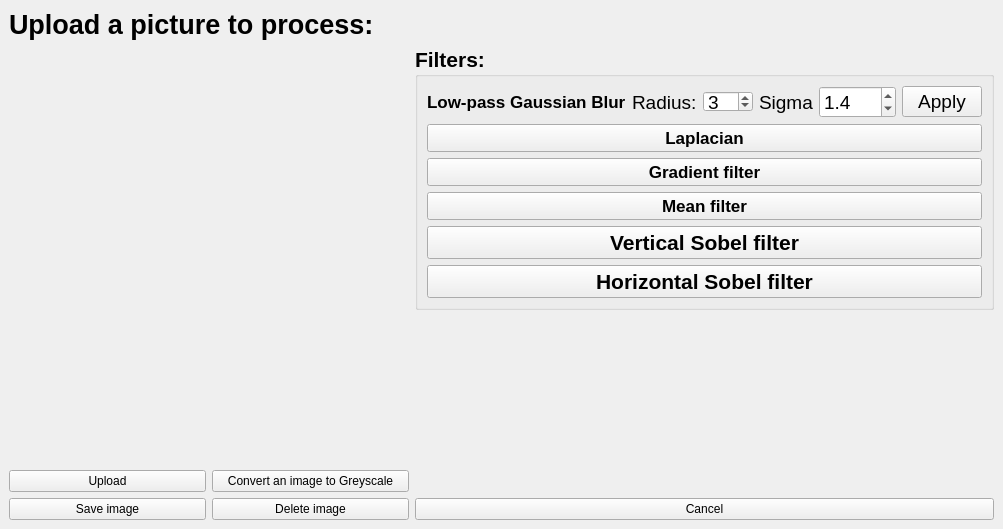
<?xml version="1.0" encoding="UTF-8"?>
<ui version="4.0">
 <class>Image_Processing</class>
 <widget class="QMainWindow" name="Image_Processing">
  <property name="geometry">
   <rect>
    <x>0</x>
    <y>0</y>
    <width>1003</width>
    <height>529</height>
   </rect>
  </property>
  <property name="windowTitle">
   <string>Image_Processing</string>
  </property>
  <widget class="QWidget" name="centralwidget">
   <layout class="QVBoxLayout" name="verticalLayout_2">
    <item>
     <layout class="QGridLayout" name="gridLayout">
      <item row="16" column="0">
       <widget class="QPushButton" name="pushB_Download">
        <property name="text">
         <string>Save image</string>
        </property>
       </widget>
      </item>
      <item row="15" column="1">
       <widget class="QPushButton" name="pushB_convertGS">
        <property name="text">
         <string>Convert an image to Greyscale</string>
        </property>
       </widget>
      </item>
      <item row="16" column="2">
       <widget class="QPushButton" name="pushB_Cancel">
        <property name="text">
         <string>Cancel</string>
        </property>
       </widget>
      </item>
      <item row="16" column="1">
       <widget class="QPushButton" name="pushB_deleteImage">
        <property name="text">
         <string>Delete image</string>
        </property>
       </widget>
      </item>
      <item row="2" column="0" rowspan="13" colspan="2">
       <widget class="QLabel" name="label_image">
        <property name="text">
         <string/>
        </property>
       </widget>
      </item>
      <item row="0" column="0" colspan="3">
       <widget class="QLabel" name="label_title">
        <property name="font">
         <font>
          <family>Arial</family>
          <pointsize>20</pointsize>
          <bold>true</bold>
         </font>
        </property>
        <property name="text">
         <string>Upload a picture to process:</string>
        </property>
       </widget>
      </item>
      <item row="15" column="0">
       <widget class="QPushButton" name="pushB_Upload">
        <property name="text">
         <string>Upload</string>
        </property>
       </widget>
      </item>
      <item row="2" column="2" rowspan="4">
       <widget class="QGroupBox" name="groupB_filters">
        <property name="font">
         <font>
          <family>Arial</family>
          <pointsize>16</pointsize>
          <bold>true</bold>
         </font>
        </property>
        <property name="title">
         <string>Filters:</string>
        </property>
        <layout class="QVBoxLayout" name="verticalLayout">
         <item>
          <layout class="QHBoxLayout" name="horizontalLayout_3">
           <item>
            <widget class="QLabel" name="label">
             <property name="font">
              <font>
               <family>Arial</family>
               <pointsize>13</pointsize>
               <bold>true</bold>
              </font>
             </property>
             <property name="text">
              <string>Low-pass Gaussian Blur</string>
             </property>
            </widget>
           </item>
           <item>
            <widget class="QLabel" name="label_2">
             <property name="font">
              <font>
               <family>Arial</family>
               <pointsize>14</pointsize>
               <bold>false</bold>
              </font>
             </property>
             <property name="text">
              <string>Radius:</string>
             </property>
            </widget>
           </item>
           <item>
            <widget class="QSpinBox" name="radius_spin">
             <property name="maximumSize">
              <size>
               <width>129</width>
               <height>21</height>
              </size>
             </property>
             <property name="font">
              <font>
               <family>Arial</family>
               <pointsize>14</pointsize>
               <bold>false</bold>
              </font>
             </property>
             <property name="prefix">
              <string/>
             </property>
             <property name="value">
              <number>3</number>
             </property>
            </widget>
           </item>
           <item>
            <widget class="QLabel" name="label_3">
             <property name="font">
              <font>
               <family>Arial</family>
               <pointsize>14</pointsize>
               <bold>false</bold>
              </font>
             </property>
             <property name="text">
              <string>Sigma</string>
             </property>
            </widget>
           </item>
           <item>
            <widget class="QDoubleSpinBox" name="sigma_spin">
             <property name="font">
              <font>
               <family>Arial</family>
               <pointsize>14</pointsize>
               <bold>false</bold>
              </font>
             </property>
             <property name="decimals">
              <number>1</number>
             </property>
             <property name="maximum">
              <double>100.000000000000000</double>
             </property>
             <property name="singleStep">
              <double>0.100000000000000</double>
             </property>
             <property name="value">
              <double>1.400000000000000</double>
             </property>
            </widget>
           </item>
           <item>
            <widget class="QPushButton" name="pushB_Gaussian">
             <property name="font">
              <font>
               <family>Arial</family>
               <pointsize>14</pointsize>
               <bold>false</bold>
              </font>
             </property>
             <property name="text">
              <string>Apply</string>
             </property>
            </widget>
           </item>
          </layout>
         </item>
         <item>
          <widget class="QPushButton" name="pushB_Laplacian">
           <property name="font">
            <font>
             <family>Arial</family>
             <pointsize>13</pointsize>
             <bold>true</bold>
            </font>
           </property>
           <property name="text">
            <string>Laplacian</string>
           </property>
          </widget>
         </item>
         <item>
          <widget class="QPushButton" name="pushB_Gradient">
           <property name="font">
            <font>
             <family>Arial</family>
             <pointsize>13</pointsize>
             <bold>true</bold>
            </font>
           </property>
           <property name="text">
            <string>Gradient filter</string>
           </property>
          </widget>
         </item>
         <item>
          <widget class="QPushButton" name="pushB_Mean">
           <property name="font">
            <font>
             <family>Arial</family>
             <pointsize>13</pointsize>
             <bold>true</bold>
            </font>
           </property>
           <property name="text">
            <string>Mean filter</string>
           </property>
          </widget>
         </item>
         <item>
          <widget class="QPushButton" name="pushB_vSobel">
           <property name="text">
            <string>Vertical Sobel filter</string>
           </property>
          </widget>
         </item>
         <item>
          <widget class="QPushButton" name="pushB_hSobel">
           <property name="text">
            <string>Horizontal Sobel filter</string>
           </property>
          </widget>
         </item>
        </layout>
       </widget>
      </item>
     </layout>
    </item>
   </layout>
  </widget>
 </widget>
 <resources/>
 <connections>
  <connection>
   <sender>pushB_Cancel</sender>
   <signal>clicked()</signal>
   <receiver>Image_Processing</receiver>
   <slot>close()</slot>
   <hints>
    <hint type="sourcelabel">
     <x>629</x>
     <y>516</y>
    </hint>
    <hint type="destinationlabel">
     <x>228</x>
     <y>160</y>
    </hint>
   </hints>
  </connection>
 </connections>
</ui>
